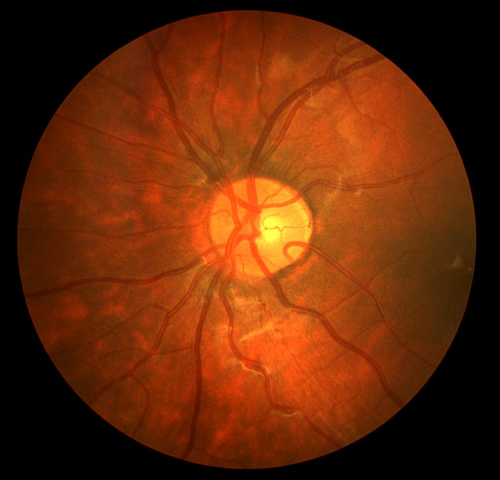
%> input picture Image_01L.jpg, 999 x 960 px (shown at 1/2 size)
$ octave --eval "result = calc_mask(imread('../Image_01L.jpg'));"   (GNU Octave 9; MATLAB toolbox functions it lacks are replaced by stand-ins)
%> lines starting %> are read from the running program, lines starting %| are printed output that depends on the picture; in (x1, y1, x2, y2) boxes, pixels count from 0 and x2, y2 are one past the last pixel; in counts of white or black regions, pixels touching at a corner belong together; the program's own positions count from 1
function mask = calc_mask(img)
% mask = createretinamaskcolored(img)
%
% Receives a nonmydriatic colored image and creates a mask with the
% region of interest that is inside the camera's aperture.

%
% Copyright (C) 2006  Jo鉶 Vitor Baldini Soares
%
% This program is free software; you can redistribute it and/or
% modify it under the terms of the GNU General Public License
% as published by the Free Software Foundation; either version 2
% of the License, or (at your option) any later version.
%
% This program is distributed in the hope that it will be useful,
% but WITHOUT ANY WARRANTY; without even the implied warranty of
% MERCHANTABILITY or FITNESS FOR A PARTICULAR PURPOSE.  See the
% GNU General Public License for more details.
%
% You should have received a copy of the GNU General Public License
% along with this program; if not, write to the Free Software
% Foundation, Inc., 51 Franklin Street, Fifth Floor,
% Boston, MA 02110-1301, USA.
%

% Uses the red channel for finding the mask.
red = img(:,:,1);
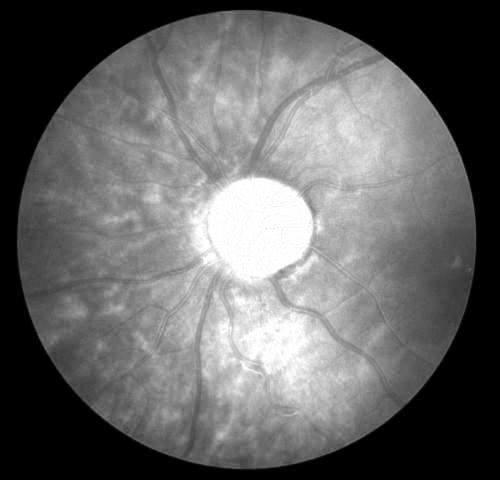
%> red: size 960x999 uint8 (shown at 1/2 size); min 0, max 255, mean 101.9
red = double(red) / 255;
%> red: size 960x999 double

%Calculates edges with laplacian of gaussian
edges = edge(red, 'log', 0.0005, 3);
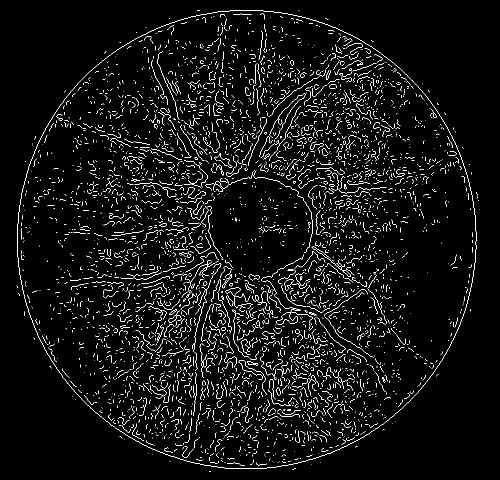
%> edges: size 960x999 logical (shown at 1/2 size); 4% white in thin lines or dots, all inside (x1, y1, x2, y2) = (33, 20, 959, 943)

% Fills in little missing parts in edges.
edges = myimclose(edges, strel('diamond', 2));
%> in myimclose, `img = imdilate(img, element);`:
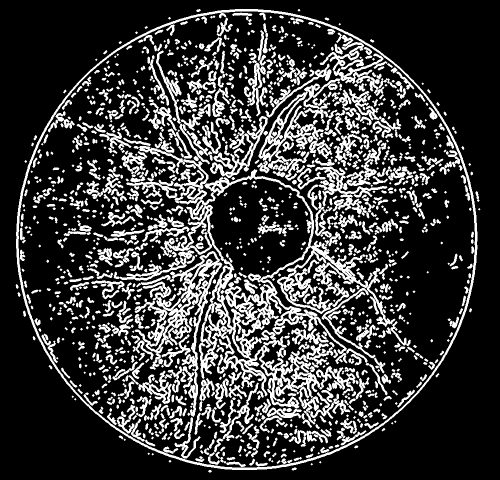
%> img: size 960x999 logical (shown at 1/2 size); 22.5% white; 1308 white regions (250 under 20 px), largest, box (x1, y1, x2, y2) and area: (252, 292, 791, 849) 45319, (32, 18, 955, 940) 13192, (514, 65, 794, 361) 12652

% Adds a countour around the edges image.
[nlins,ncols] = size(edges);
%> nlins = 960; ncols = 999
edges(1,:) =     ones(1, ncols);
edges(nlins,:) = ones(1, ncols);
edges(:,1) =     ones(nlins, 1);
edges(:,ncols) = ones(nlins, 1);
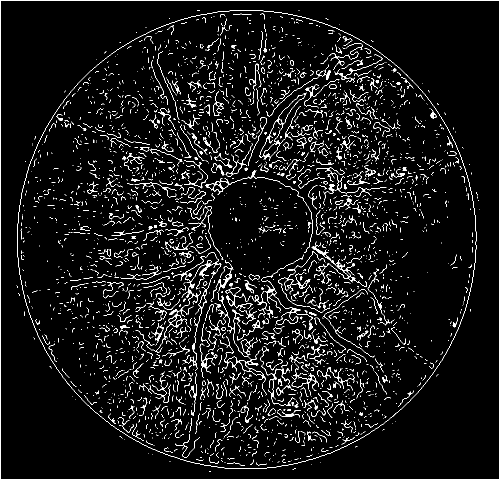
%> edges: size 960x999 logical (shown at 1/2 size); 5.5% white in thin lines or dots

% figure; imshow(edges);
% Creates the seed for the outer region by thresholding.
maxred = max(red(:));
%> maxred = 1
seed = uint8(red < 0.15 * maxred);
%> seed: size 960x999 uint8; values 0 (black) and 1 (white), 30.9% white; 1 white region, box (x1, y1, x2, y2) and area: (0, 0, 999, 960) 296081
seed = bwareaopen(seed, 10);

% Takes seed away from the border.
seed(1,:) =     zeros(1, ncols);
seed(nlins,:) = zeros(1, ncols);
seed(:,1) =     zeros(nlins, 1);
seed(:,ncols) = zeros(nlins, 1);
%> seed: size 960x999 logical; 30.5% white; 1 white region, box (x1, y1, x2, y2) and area: (1, 1, 998, 959) 292167
seed = imerode(seed, strel('diamond', 10));
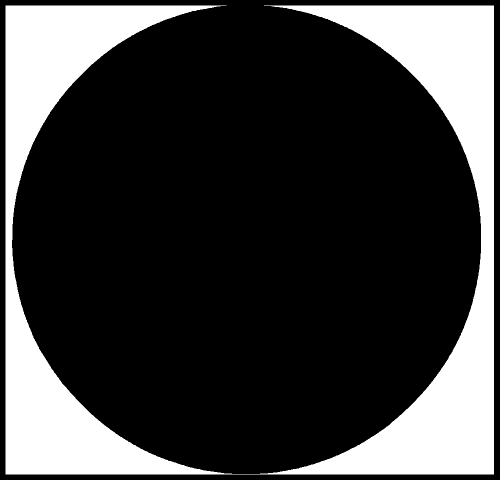
%> seed: size 960x999 logical (shown at 1/2 size); 23.7% white; 1 white region, box (x1, y1, x2, y2) and area: (11, 11, 988, 949) 227277
%figure; imshow(seed);

% Fills the seed until it reaches the edges of tha aperture.
notmask = imfill(edges, find(seed > 0));
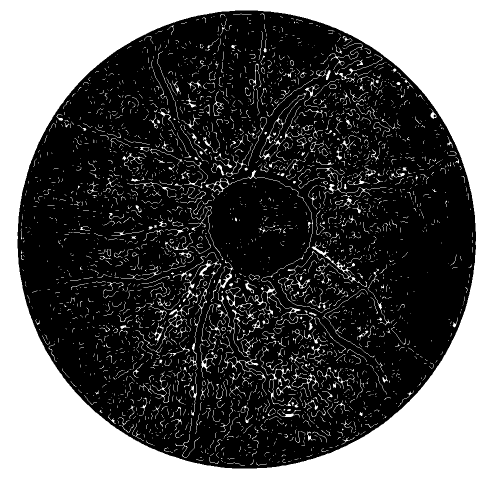
%> notmask: size 960x999 logical (shown at 1/2 size); 36% white; 2555 white regions (2089 under 20 px), largest, box (x1, y1, x2, y2) and area: (0, 0, 999, 960) 298973, (271, 504, 443, 706) 1421, (439, 619, 531, 766) 944
mask = ~notmask;
mask = imdilate(mask, strel('diamond', 1));
%> mask: size 960x999 logical; 68.6% white; 645 black regions (589 under 20 px), largest, box (x1, y1, x2, y2) and area: (0, 0, 999, 960) 296376, (400, 527, 421, 552) 105, (442, 547, 463, 576) 103

%figure; imshow(mask);

% Filling in missing parts.
mask = bwareaclose(mask, 5000);

% Removing false positive contour.
mask = imopen(mask, strel('diamond', 6));

%Removing other false positives.
mask = bwareaopen(mask, 50000);

%figure; imshow(mask);
end
function bw2 = bwareaclose(bw1, n)
%> called with n = 5000

bw2 = ~bwareaopen(~bw1, n);
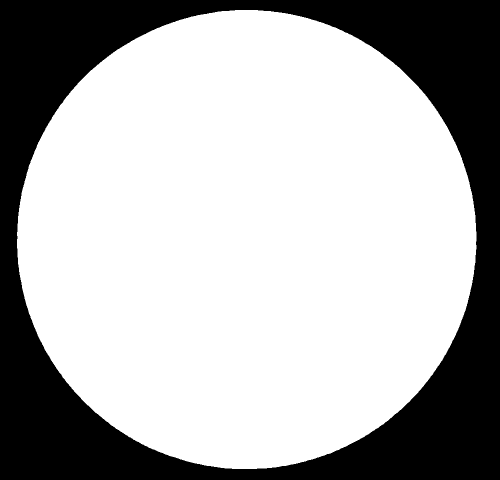
%> bw2: size 960x999 logical (shown at 1/2 size); 69.1% white; 1 black region, box (x1, y1, x2, y2) and area: (0, 0, 999, 960) 296376
end
% For some reason, imclose from MATLAB 6.0 doesn't work properly, so
% we use this one instead.
function closed = myimclose(img, element)

img = imdilate(img, element);
closed = imerode(img, element);
end
%> in calc_mask, `mask = imopen(mask, strel('diamond', 6));`: mask: size 960x999 logical; 69.1% white; 1 black region, box (x1, y1, x2, y2) and area: (0, 0, 999, 960) 296380
